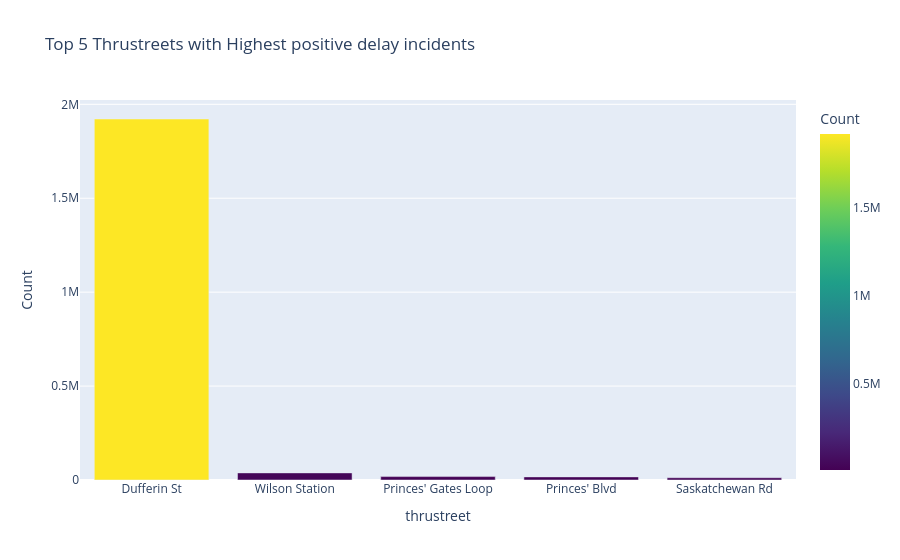

The notebook cell this image was saved under:
### Markdown cell above
### Delay by thrustreet

### Code cell
# delay by thrustreet > 0 delay seconds
thrustreet_counts = df_dropped[df_dropped['delay_seconds'] > 0].groupby('thrustreet').size().reset_index(name='Count')
thrustreet_counts = thrustreet_counts.sort_values('Count', ascending=False)
top_thrustreets = thrustreet_counts.head(5)
top_thrustreets.thrustreet = top_thrustreets.thrustreet.astype(str
)  # Convert thrustreet to string for better visualization
fig = px.bar(top_thrustreets, x='thrustreet', y='Count', title='Top 5 Thrustreets with Highest positive delay incidents',
             color='Count', color_continuous_scale='viridis')
fig.update_layout(xaxis_title='thrustreet', yaxis_title='Count')
fig.show()

### Figure 1 — Plotly figure (JSON) as saved in the notebook; plotly's stock layout.template omitted (floating-point values rounded to 4 significant figures)
{"data": [{"hovertemplate": "thrustreet=%{x}<br>Count=%{marker.color}<extra></extra>", "legendgroup": "", "marker": {"color": [1921824, 37872, 18080, 16627, 11879], "coloraxis": "coloraxis", "pattern": {"shape": ""}}, "name": "", "orientation": "v", "showlegend": false, "textposition": "auto", "type": "bar", "x": ["Dufferin St", "Wilson Station", "Princes' Gates Loop", "Princes' Blvd", "Saskatchewan Rd"], "xaxis": "x", "y": [1921824, 37872, 18080, 16627, 11879], "yaxis": "y"}], "layout": {"barmode": "relative", "coloraxis": {"colorbar": {"title": {"text": "Count"}}, "colorscale": [[0, "#440154"], [0.1111, "#482878"], [0.2222, "#3e4989"], [0.3333, "#31688e"], [0.4444, "#26828e"], [0.5556, "#1f9e89"], [0.6667, "#35b779"], [0.7778, "#6ece58"], [0.8889, "#b5de2b"], [1, "#fde725"]]}, "legend": {"tracegroupgap": 0}, "title": {"text": "Top 5 Thrustreets with Highest positive delay incidents"}, "xaxis": {"anchor": "y", "domain": [0, 1], "title": {"text": "thrustreet"}}, "yaxis": {"anchor": "x", "domain": [0, 1], "title": {"text": "Count"}}}}
